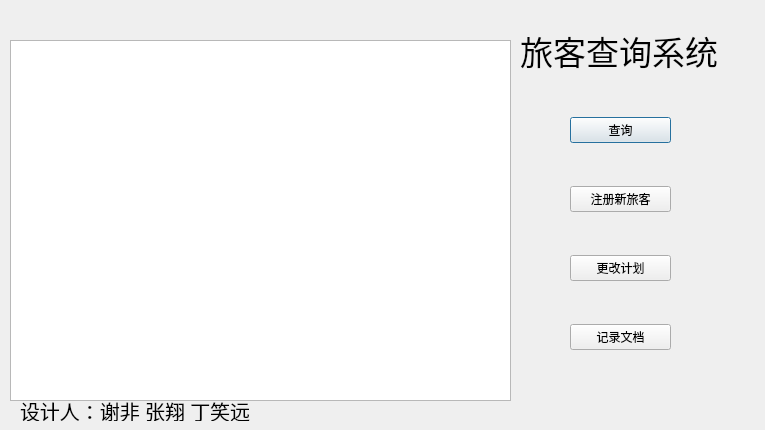
<?xml version="1.0" encoding="UTF-8"?>
<ui version="4.0">
 <class>MainWindow</class>
 <widget class="QDialog" name="MainWindow">
  <property name="geometry">
   <rect>
    <x>0</x>
    <y>0</y>
    <width>765</width>
    <height>430</height>
   </rect>
  </property>
  <property name="windowTitle">
   <string>Dialog</string>
  </property>
  <widget class="QGraphicsView" name="main_map">
   <property name="geometry">
    <rect>
     <x>10</x>
     <y>40</y>
     <width>501</width>
     <height>361</height>
    </rect>
   </property>
  </widget>
  <widget class="QLabel" name="system_logo">
   <property name="geometry">
    <rect>
     <x>520</x>
     <y>30</y>
     <width>201</width>
     <height>41</height>
    </rect>
   </property>
   <property name="font">
    <font>
     <family>方正行楷简体</family>
     <pointsize>25</pointsize>
    </font>
   </property>
   <property name="text">
    <string>旅客查询系统</string>
   </property>
  </widget>
  <widget class="QWidget" name="verticalLayoutWidget">
   <property name="geometry">
    <rect>
     <x>570</x>
     <y>80</y>
     <width>101</width>
     <height>311</height>
    </rect>
   </property>
   <layout class="QVBoxLayout" name="verticalLayout">
    <item>
     <widget class="QPushButton" name="lookUp_Button">
      <property name="baseSize">
       <size>
        <width>4</width>
        <height>0</height>
       </size>
      </property>
      <property name="text">
       <string>查询</string>
      </property>
      <property name="autoDefault">
       <bool>true</bool>
      </property>
     </widget>
    </item>
    <item>
     <widget class="QPushButton" name="signUp_Button">
      <property name="sizePolicy">
       <sizepolicy hsizetype="Minimum" vsizetype="Maximum">
        <horstretch>0</horstretch>
        <verstretch>6</verstretch>
       </sizepolicy>
      </property>
      <property name="text">
       <string>注册新旅客</string>
      </property>
     </widget>
    </item>
    <item>
     <widget class="QPushButton" name="changePlan_Button">
      <property name="text">
       <string>更改计划</string>
      </property>
     </widget>
    </item>
    <item>
     <widget class="QPushButton" name="logFile_Button">
      <property name="text">
       <string>记录文档</string>
      </property>
     </widget>
    </item>
   </layout>
  </widget>
  <widget class="QLabel" name="label">
   <property name="geometry">
    <rect>
     <x>20</x>
     <y>400</y>
     <width>241</width>
     <height>21</height>
    </rect>
   </property>
   <property name="font">
    <font>
     <family>方正喵呜体</family>
     <pointsize>15</pointsize>
    </font>
   </property>
   <property name="text">
    <string>设计人：谢非 张翔 丁笑远</string>
   </property>
  </widget>
 </widget>
 <resources/>
 <connections/>
</ui>
